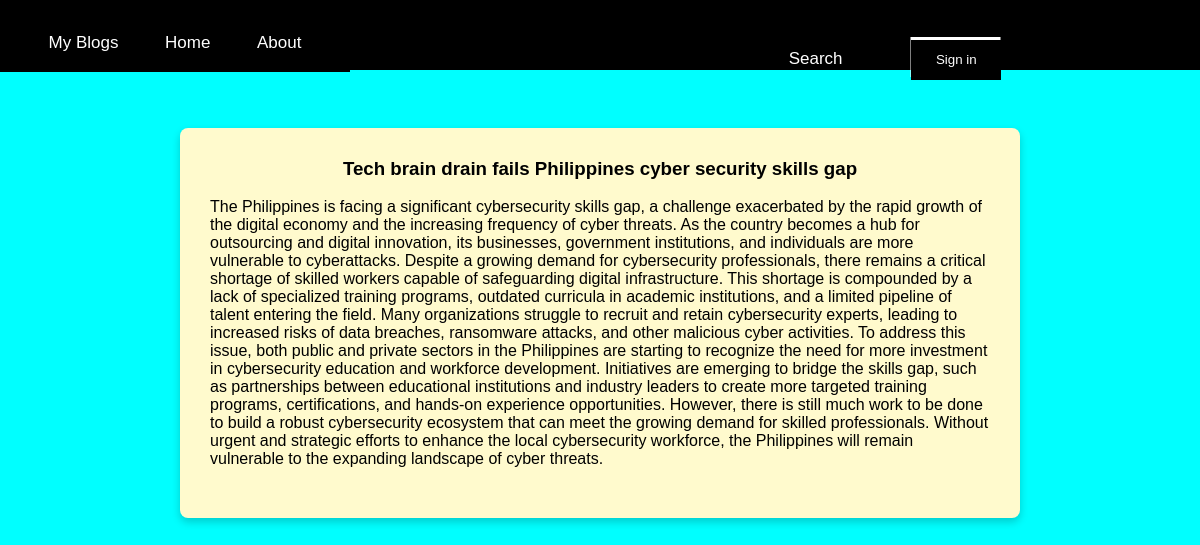
/one/1, run on the app's committed database.
### app/models.py (models this page shows)
class Article(models.Model):
    name=models.CharField(max_length=100)
    description=models.CharField(max_length=3000)

### app/views.py (the view)
# urls.py: path('one/<int:prk>',views.details,name="details")
def details(request,prk):
    data1=Article.objects.get(id=prk)
    context={
        'data1':data1
    }
    return render(request,'details.html',context)

### app/templates/details.html (shortened to what this page needs)
<!DOCTYPE html>
<html lang="en">
<head>
</head>
<body>
    <div id="d1"></div>
        <div id="d2">
            <ul>
                <li>My Blogs</li>
                <li>Home</li>
                <li>About</li>
            </ul>
        </div>
        <div id="d3">
           <ol>
            <li>Search</li>
            <li><button id="d4">Sign in</button></li>
           </ol>
        </div>
    <div class="card">
    <h3>{{data1.name}}</h3><br>
    <p>{{data1.description}}</p>
    </div>
</body>
</html>

### app/templates/details.html (style rules this page uses)
* { margin: 0%; padding: 0%; box-sizing: border-box; }
#d1 { border: 2px solid; height: 70px; width: 100%; display: flex; justify-content: space-evenly; background-color: black; }
#d2 { border: 2px solid; height: 50px; width: 350px; margin-top: -4%; }
#d2 ul { list-style: none; display: flex; justify-content: space-evenly; padding-top: 2.5%; font-size: 17px; color: white; }
#d3 { height: 50; width: 350px; margin-left:60%; }
#d3 ol { display: flex; justify-content: space-evenly; list-style: none; margin-top: -6.5%; font-size: 17px; color: white; }
#d4 { height: 40px; width: 90px; margin-top: -14%; border: none; color: white; box-shadow: -0.5px -3px white; background-color: black; }
body { margin: 0; font-family: Arial, sans-serif; background-color: cyan; }
.card { background-color: #fffacd; padding: 30px; margin: 10px auto; border-radius: 8px; box-shadow: 0 4px 8px rgba(0, 0, 0, 0.2); cursor: pointer; transition: transform 0.2s; max-width: 70%; margin-top: 4%; }
.card h3 { text-align: center; }
.card p { margin-left: 0; margin-bottom: 20px; }

### data on the page
Article: name "Tech brain drain fails Philippines cyber security skills gap", description "The Philippines is facing a significant cybersecurity skills gap, a challenge exacerbated by the rapid growth of the digital economy and the increasing frequency of cyber threats. As the country becomes a hub for outsourcing and digital innovation, its businesses, government institutions, and individuals are more vulnerable to cyberattacks. Despite a growing demand for cybersecurity professionals, there remains a critical shortage of skilled workers capable of safeguarding digital infrastructure. This shortage is compounded by a lack of specialized training programs, outdated curricula in academic institutions, and a limited pipeline of talent entering the field. Many organizations struggle…"
